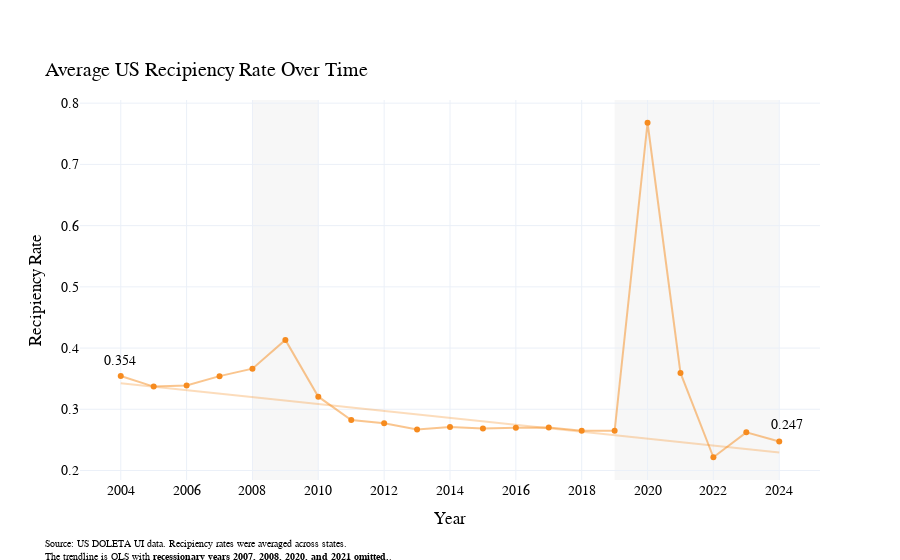

The notebook cell this image was saved under:
### Code cell
pio.templates.default = 'plotly_white'

recipiency_minus_rec = recipiency[~recipiency["Year"].isin([2008, 2009, 2020, 2021])]
X = recipiency_minus_rec["Year"]
y = recipiency_minus_rec["Recipiency Rate"]

X = sm.add_constant(X)
model = sm.OLS(y, X).fit()

x_pred = np.linspace(X["Year"].min(), X["Year"].max(), 100)
X_pred = sm.add_constant(x_pred)
y_pred = model.predict(X_pred)

fig1 = px.line(
             x = recipiency['Year'], 
             y = recipiency['Recipiency Rate']
              )
fig1.update_traces(line=dict(color = 'rgba(246, 139, 31,0.5)'))

fig2 = px.scatter(
                x = recipiency['Year'], 
                y = recipiency['Recipiency Rate'],
                color_discrete_sequence=['#f68b1f'])



fig1 = go.Figure(data=fig1.data + fig2.data )
fig1.add_trace(go.Scatter(
    x=x_pred,
    y=y_pred,
    mode='lines',
    line=dict(color='rgb(246, 139, 31)', width=2),
    opacity=0.3,
    showlegend=False
))
fig1.update_layout(title_text="<br>Average US Recipiency Rate Over Time",
                   xaxis_title="Year", yaxis_title="Recipiency Rate",
                   height =500,
                   font=dict(
                        family="Cambria",  
                        size=14,         
                        color="black",
                    ),
                   xaxis=dict(
                        tickmode='linear',   
                        tick0=2004,          
                        dtick=2              
                    ),
                   yaxis=dict(
                        tick0=0,          
                        dtick=0.1 
                    ),
                   legend=dict(
                        orientation="v",     
                        x=1.1,
                        xanchor="center",
                        y=0.8
                    )
                  )
fig1.add_vrect(
    x0=2019,
    x1=2024,   
    fillcolor="rgba(200, 200, 200, 0.15)",
    layer="below",
    line_width=0
)
fig1.add_vrect(
    x0=2008,
    x1=2010,   
    fillcolor="rgba(200, 200, 200, 0.15)",
    layer="below",
    line_width=0
)
fig1.add_annotation(
    xref="paper", yref="paper",
    x=0.98, y=0.12,
    text="0.247",
    showarrow=False,
    font=dict(size=14),
    align="left"
)
fig1.add_annotation(
    xref="paper", yref="paper",
    x=0.03, y=0.29,
    text="0.354",
    showarrow=False,
    font=dict(size=14),
    align="left"
)
fig1.add_annotation(
    text='Source: US DOLETA UI data. Recipiency rates were averaged across states.<br>The trendline is OLS with <b>recessionary years 2007, 2008, 2020, and 2021 omitted.</b>.',
    showarrow=False,
    xref="paper",
    yref="paper",
    x=-0.05,
    y=-0.15,
    xanchor="left",
    yanchor="top",
    font=dict(size=10),
    align="left"
)
fig1.show()

### Figure 1 — Plotly figure (JSON) as saved in the notebook; plotly's stock layout.template omitted (floating-point values rounded to 4 significant figures)
{"data": [{"hovertemplate": "x=%{x}<br>y=%{y}<extra></extra>", "legendgroup": "", "line": {"color": "rgba(246, 139, 31,0.5)", "dash": "solid"}, "marker": {"symbol": "circle"}, "mode": "lines", "name": "", "orientation": "v", "showlegend": false, "type": "scatter", "x": [2004, 2005, 2006, 2007, 2008, 2009, 2010, 2011, 2012, 2013, 2014, 2015, 2016, 2017, 2018, 2019, 2020, 2021, 2022, 2023, 2024], "xaxis": "x", "y": [0.3545, 0.3371, 0.3389, 0.3542, 0.3664, 0.4134, 0.3206, 0.2825, 0.2773, 0.2671, 0.2711, 0.2688, 0.2699, 0.2701, 0.2651, 0.2649, 0.768, 0.3594, 0.2217, 0.2623, 0.2475], "yaxis": "y"}, {"hovertemplate": "x=%{x}<br>y=%{y}<extra></extra>", "legendgroup": "", "marker": {"color": "#f68b1f", "symbol": "circle"}, "mode": "markers", "name": "", "orientation": "v", "showlegend": false, "type": "scatter", "x": [2004, 2005, 2006, 2007, 2008, 2009, 2010, 2011, 2012, 2013, 2014, 2015, 2016, 2017, 2018, 2019, 2020, 2021, 2022, 2023, 2024], "xaxis": "x", "y": [0.3545, 0.3371, 0.3389, 0.3542, 0.3664, 0.4134, 0.3206, 0.2825, 0.2773, 0.2671, 0.2711, 0.2688, 0.2699, 0.2701, 0.2651, 0.2649, 0.768, 0.3594, 0.2217, 0.2623, 0.2475], "yaxis": "y"}, {"line": {"color": "rgb(246, 139, 31)", "width": 2}, "mode": "lines", "opacity": 0.3, "showlegend": false, "type": "scatter", "x": [2004, 2004.0, 2004.0, 2005.0, 2005.0, 2005.0, 2005.0, 2005.0, 2006.0, 2006.0, 2006.0, 2006.0, 2006.0, 2007.0, 2007.0, 2007.0, 2007.0, 2007.0, 2008.0, 2008.0, 2008.0, 2008.0, 2008.0, 2009.0, 2009.0, 2009.0, 2009.0, 2009.0, 2010.0, 2010.0, 2010.0, 2010.0, 2010.0, 2011.0, 2011.0, 2011.0, 2011.0, 2011.0, 2012.0, 2012.0, 2012.0, 2012.0, 2012.0, 2013.0, 2013.0, 2013.0, 2013.0, 2013.0, 2014.0, 2014.0, 2014.0, 2014.0, 2015.0, 2015.0, 2015.0, 2015.0, 2015.0, 2016.0, 2016.0, 2016.0, 2016.0, 2016.0, 2017.0, 2017.0, 2017.0, 2017.0, 2017.0, 2018.0, 2018.0, 2018.0, 2018.0, 2018.0, 2019.0, 2019.0, 2019.0, 2019.0, 2019.0, 2020.0, 2020.0, 2020.0, 2020.0, 2020.0, 2021.0, 2021.0, 2021.0, 2021.0, 2021.0, 2022.0, 2022.0, 2022.0, 2022.0, 2022.0, 2023.0, 2023.0, 2023.0, 2023.0, 2023.0, 2024.0, 2024.0, 2024], "y": [0.3427, 0.3415, 0.3404, 0.3392, 0.3381, 0.337, 0.3358, 0.3347, 0.3335, 0.3324, 0.3312, 0.3301, 0.3289, 0.3278, 0.3267, 0.3255, 0.3244, 0.3232, 0.3221, 0.3209, 0.3198, 0.3186, 0.3175, 0.3163, 0.3152, 0.3141, 0.3129, 0.3118, 0.3106, 0.3095, 0.3083, 0.3072, 0.306, 0.3049, 0.3038, 0.3026, 0.3015, 0.3003, 0.2992, 0.298, 0.2969, 0.2957, 0.2946, 0.2935, 0.2923, 0.2912, 0.29, 0.2889, 0.2877, 0.2866, 0.2854, 0.2843, 0.2832, 0.282, 0.2809, 0.2797, 0.2786, 0.2774, 0.2763, 0.2751, 0.274, 0.2729, 0.2717, 0.2706, 0.2694, 0.2683, 0.2671, 0.266, 0.2648, 0.2637, 0.2626, 0.2614, 0.2603, 0.2591, 0.258, 0.2568, 0.2557, 0.2545, 0.2534, 0.2523, 0.2511, 0.25, 0.2488, 0.2477, 0.2465, 0.2454, 0.2442, 0.2431, 0.242, 0.2408, 0.2397, 0.2385, 0.2374, 0.2362, 0.2351, 0.2339, 0.2328, 0.2316, 0.2305, 0.2294]}], "layout": {"annotations": [{"align": "left", "font": {"size": 14}, "showarrow": false, "text": "0.247", "x": 0.98, "xref": "paper", "y": 0.12, "yref": "paper"}, {"align": "left", "font": {"size": 14}, "showarrow": false, "text": "0.354", "x": 0.03, "xref": "paper", "y": 0.29, "yref": "paper"}, {"align": "left", "font": {"size": 10}, "showarrow": false, "text": "Source: US DOLETA UI data. Recipiency rates were averaged across states.<br>The trendline is OLS with <b>recessionary years 2007, 2008, 2020, and 2021 omitted.</b>.", "x": -0.05, "xanchor": "left", "xref": "paper", "y": -0.15, "yanchor": "top", "yref": "paper"}], "autosize": true, "font": {"color": "black", "family": "Cambria", "size": 14}, "legend": {"orientation": "v", "x": 1.1, "xanchor": "center", "y": 0.8}, "shapes": [{"fillcolor": "rgba(200, 200, 200, 0.15)", "layer": "below", "line": {"width": 0}, "type": "rect", "x0": 2019, "x1": 2024, "xref": "x", "y0": 0, "y1": 1, "yref": "y domain"}, {"fillcolor": "rgba(200, 200, 200, 0.15)", "layer": "below", "line": {"width": 0}, "type": "rect", "x0": 2008, "x1": 2010, "xref": "x", "y0": 0, "y1": 1, "yref": "y domain"}], "title": {"text": "<br>Average US Recipiency Rate Over Time"}, "xaxis": {"autorange": true, "dtick": 2, "range": [2003.0, 2025.0], "tick0": 2004, "tickmode": "linear", "title": {"text": "Year"}, "type": "linear"}, "yaxis": {"autorange": true, "dtick": 0.1, "range": [0.1832, 0.8065], "tick0": 0, "title": {"text": "Recipiency Rate"}, "type": "linear"}}}
